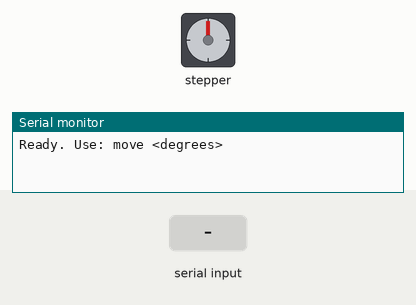
Simulated run of this sketch. Board: Arduino Uno, built with avr-gcc and run on an emulated ATmega328P. Parts: stepper motor, the last lines printed to the serial monitor. The test bench sets the inputs (shaded band). Stepper angles assume 3200 steps per turn.

Above: at 1.2 s.
1.3 s: "move 1\n" received over Serial
At 1.77 s:
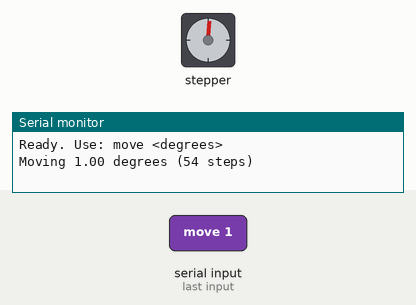
4.3 s: "move 150\n" received over Serial
At 5.15 s:
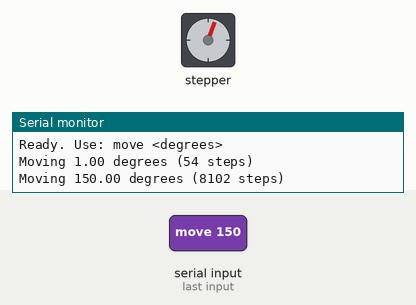
At 16.0 s:
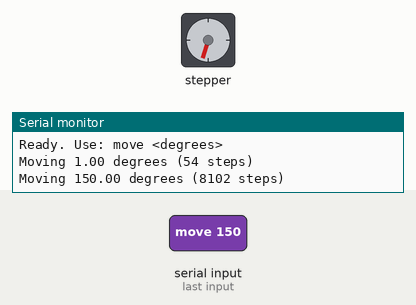
Timing chart, 0 to 17.5 s (numbered marks = the images above; inputs shaded):
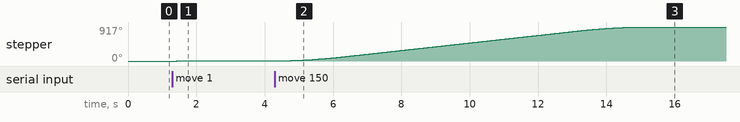

Measured:
- after the input at 4.3 s, stepper: turns 911° clockwise in 10.6 s, starting after 0.13 s

The sketch:

double-motor-V1.ino
```cpp
#include <AccelStepper.h>

// --- Pin Definitions ---
#define STEP_PIN 5
#define DIR_PIN 6

// --- Stepper Settings ---
#define STEPS_PER_REV 3200  // For example, DM556 with 1/8 microstepping

// --- Gear Ratio (Output : Input) ---
#define GEAR_INPUT 13
#define GEAR_OUTPUT 79

AccelStepper stepper(AccelStepper::DRIVER, STEP_PIN, DIR_PIN);

void setup() {
  Serial.begin(115200);
  stepper.setMaxSpeed(1000);
  stepper.setAcceleration(500);

  Serial.println("Ready. Use: move <degrees>");
}

void loop() {
  handleSerial();
  stepper.run();
}

// --- Serial Input Parser ---
void handleSerial() {
  if (!Serial.available()) return;

  String input = Serial.readStringUntil('\n');
  input.trim();

  if (input.startsWith("move")) {
    input.replace("  ", " ");
    int spaceIdx = input.indexOf(' ');
    if (spaceIdx == -1) {
      Serial.println("Invalid format. Use: move <degrees>");
      return;
    }

    float degrees = input.substring(spaceIdx + 1).toFloat();
    float ratio = (float)GEAR_OUTPUT / GEAR_INPUT;
    long steps = (degrees / 360.0) * ratio * STEPS_PER_REV;

    Serial.print("Moving ");
    Serial.print(degrees);
    Serial.print(" degrees (");
    Serial.print(steps);
    Serial.println(" steps)");

    stepper.move(steps);
  }
}
```
